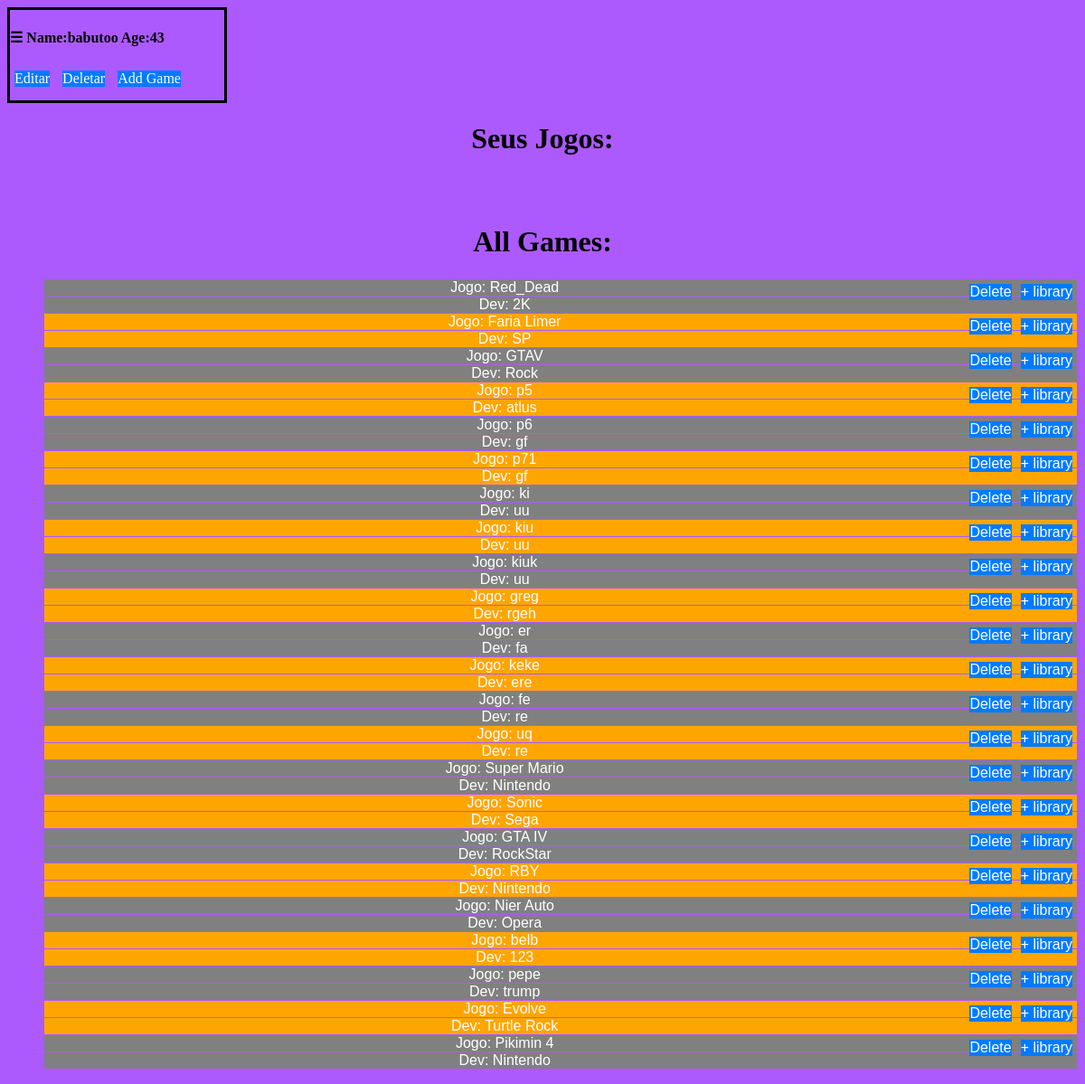
The page /inicio/1 on the database its author committed.
### djangoProject/models.py (models this page shows, shortened)
class User(models.Model):
    id = models.AutoField(primary_key=True)
    name = models.CharField(max_length=30, blank=False)
    administrator = models.BooleanField(blank=False, default=False)
    age = models.PositiveIntegerField(validators=[MaxValueValidator(100),
            MinValueValidator(18)])
    password = models.CharField(max_length=8)
    civil_state = models.CharField(choices=CHOICES, max_length=10)
    games = models.ManyToManyField(Game, blank=False)

class Game(models.Model):
    name = models.CharField(max_length=15, blank=False, primary_key=True)
    developer = models.CharField(max_length=15, blank=False)

### djangoProject/views.py (the view)
# urls.py: path('inicio/<int:pk>', views.inicio),
def inicio(request, pk):
    user = User.objects.get(id=pk)
    games = list(user.games.all())
    all_games = Game.objects.all()
    return render(request, template_name="initial_user.html", context = {'user': user, 'user_games': games,'all_games': all_games})

### templates/initial_user.html (shortened to what this page needs)
<!DOCTYPE html>
<html lang="en">
<head>
</head>
<body>
    <div class="user_info">
        <h4>☰ Name:{{ user.name }}   Age:{{ user.age }}</h4>
        <a href="/update/{{ user.id }}" class="button">Editar</a>
        <a href="/delete/{{ user.id }}" class="button">Deletar</a>
        <a href="/cadastro/game/{{ user.id }}" class="button">Add Game</a>
    </div>
    <h1 style="text-align:center">Seus Jogos:</h1>
    <br>
    <h1 style="text-align:center">All Games:</h1>
    <ul style="text-align:center; color: grey; font-family:Arial">
        {% for game in all_games %}
            {% if game not in user_games %}
                <li id="{% cycle 'odd' 'even' %}">Jogo: {{ game.name }}<a href="add/{{ user.id }}/{{ game.name }}" class="button" id="right">+ library</a> <a href="delete_game/{{ user.id }}/{{ game.name }}" class="button" id="left">Delete</a></li>
                <li id="{% cycle 'odd' 'even' %}">Dev: {{  game.developer }}</li>
            {% endif %}
        {%  endfor %}
    </ul>
</body>
</html>

### templates/initial_user.html (style rules this page uses)
body { background-color: #AC5AFE; background-size: cover; }
ul { list-style: none; overflow: hidden; }
li { margin: 1px; background-color: lightblue; color: #fff; text-decoration: none; border: none; }
#right { float: right; }
#left { float: right; }
#odd { background-color: grey; }
#even { background-color: orange; }
.user_info { justify-content: left; text-align: left; width: 20%; height: 100px; border: 3px solid black; }
.button { display: inline-block; margin: 5px; background-color: #007bff; color: #fff; text-decoration: none; border: none; cursor: pointer; }

### rows shown on the page
User: name "babutoo", age "43"
Game: name "Red_Dead", developer "2K"
Game: name "Faria Limer", developer "SP"
Game: name "GTAV", developer "Rock"
Game: name "p5", developer "atlus"
Game: name "p6", developer "gf"
Game: name "p71", developer "gf"
Game: name "ki", developer "uu"
Game: name "kiu", developer "uu"
Game: name "kiuk", developer "uu"
Game: name "greg", developer "rgeh"
Game: name "er", developer "fa"
Game: name "keke", developer "ere"
Game: name "fe", developer "re"
Game: name "uq", developer "re"
Game: name "Super Mario", developer "Nintendo"
Game: name "Sonic", developer "Sega"
Game: name "GTA IV", developer "RockStar"
Game: name "RBY", developer "Nintendo"
Game: name "Nier Auto", developer "Opera"
Game: name "belb", developer "123"
Game: name "pepe", developer "trump"
Game: name "Evolve", developer "Turtle Rock"
Game: name "Pikimin 4", developer "Nintendo"
